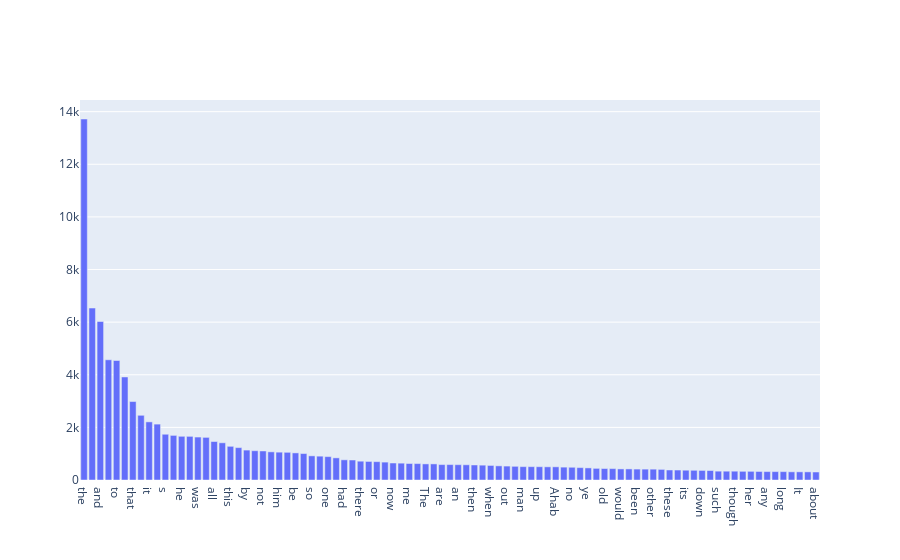

Notebook cell for this chart:
### Code cell
import string
tuples = fdist1.most_common(100)
tuples = [t for t in tuples if t[0] not in string.punctuation] # so we do not want any punctuation in results
x = [t[0] for t in tuples]
y = [t[1] for t in tuples]

# fig = go.Figure(data=go.Scatter(x=x, y=y))
fig = go.Figure(data=go.Bar(x=x, y=y))
fig.show()

### Figure 1 — Plotly figure (JSON) as saved in the notebook; plotly's stock layout.template omitted (floating-point values rounded to 4 significant figures)
{"data": [{"type": "bar", "x": ["the", "of", "and", "a", "to", "in", "that", "his", "it", "I", "s", "is", "he", "with", "was", "as", "all", "for", "this", "at", "by", "but", "not", "--", "him", "from", "be", "on", "so", "whale", "one", "you", "had", "have", "there", "But", "or", "were", "now", "which", "me", "like", "The", "their", "are", "they", "an", "some", "then", "my", "when", "upon", "out", "into", "man", "ship", "up", "more", "Ahab", ".\"", "no", "them", "ye", "what", "old", "sea", "would", "if", "been", "we", "other", "over", "these", "will", "its", "And", "down", "only", "such", "head", "though", "boat", "her", "time", "any", "who", "long", "very", "It", "than", "about"], "y": [13721, 6536, 6024, 4569, 4542, 3916, 2982, 2459, 2209, 2124, 1739, 1695, 1661, 1659, 1632, 1620, 1462, 1414, 1280, 1231, 1137, 1113, 1103, 1070, 1058, 1052, 1030, 1005, 918, 906, 889, 841, 767, 760, 715, 705, 697, 680, 646, 640, 627, 624, 612, 612, 586, 586, 582, 578, 571, 564, 553, 538, 529, 520, 508, 507, 505, 501, 501, 489, 484, 471, 460, 442, 436, 433, 421, 421, 415, 413, 412, 403, 381, 379, 372, 369, 364, 360, 336, 335, 335, 330, 329, 324, 320, 319, 318, 311, 310, 309, 304]}], "layout": {}}
